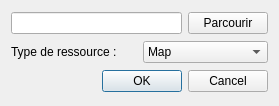
<?xml version="1.0" encoding="UTF-8"?>
<ui version="4.0">
 <class>editDialog</class>
 <widget class="QDialog" name="editDialog">
  <property name="geometry">
   <rect>
    <x>0</x>
    <y>0</y>
    <width>279</width>
    <height>106</height>
   </rect>
  </property>
  <property name="windowTitle">
   <string>Editer une ressource</string>
  </property>
  <layout class="QVBoxLayout" name="verticalLayout">
   <item>
    <layout class="QHBoxLayout" name="horizontalLayout">
     <item>
      <widget class="QLineEdit" name="file"/>
     </item>
     <item>
      <widget class="QPushButton" name="browse">
       <property name="text">
        <string>Parcourir</string>
       </property>
      </widget>
     </item>
    </layout>
   </item>
   <item>
    <layout class="QHBoxLayout" name="horizontalLayout_2">
     <item>
      <widget class="QLabel" name="label">
       <property name="text">
        <string>Type de ressource :</string>
       </property>
      </widget>
     </item>
     <item>
      <widget class="QComboBox" name="type">
       <item>
        <property name="text">
         <string>Map</string>
        </property>
       </item>
       <item>
        <property name="text">
         <string>Sprite ou image</string>
        </property>
       </item>
       <item>
        <property name="text">
         <string>Son ou bruitage</string>
        </property>
       </item>
       <item>
        <property name="text">
         <string>Musique</string>
        </property>
       </item>
      </widget>
     </item>
    </layout>
   </item>
   <item>
    <widget class="QDialogButtonBox" name="buttonBox">
     <property name="orientation">
      <enum>Qt::Horizontal</enum>
     </property>
     <property name="standardButtons">
      <set>QDialogButtonBox::Cancel|QDialogButtonBox::Ok</set>
     </property>
    </widget>
   </item>
  </layout>
 </widget>
 <resources/>
 <connections>
  <connection>
   <sender>buttonBox</sender>
   <signal>rejected()</signal>
   <receiver>editDialog</receiver>
   <slot>reject()</slot>
   <hints>
    <hint type="sourcelabel">
     <x>316</x>
     <y>260</y>
    </hint>
    <hint type="destinationlabel">
     <x>286</x>
     <y>274</y>
    </hint>
   </hints>
  </connection>
  <connection>
   <sender>buttonBox</sender>
   <signal>accepted()</signal>
   <receiver>editDialog</receiver>
   <slot>accept()</slot>
   <hints>
    <hint type="sourcelabel">
     <x>139</x>
     <y>83</y>
    </hint>
    <hint type="destinationlabel">
     <x>139</x>
     <y>52</y>
    </hint>
   </hints>
  </connection>
 </connections>
</ui>
